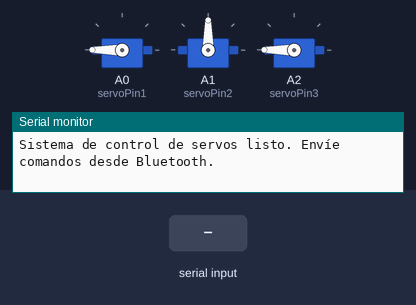
Recording of a sketch running on a simulated Arduino Uno, built with avr-gcc and run on an emulated ATmega328P. On the bench: 3 × servo, the last lines printed to the serial monitor. The inputs (shaded band) are chosen by the test bench.

Above: at 1.2 s.
1.3 s: "U" received over the second serial link
At 2.4 s:
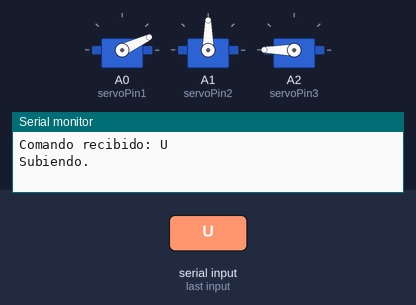
2.8 s: "T" received over the second serial link
At 3.9 s:
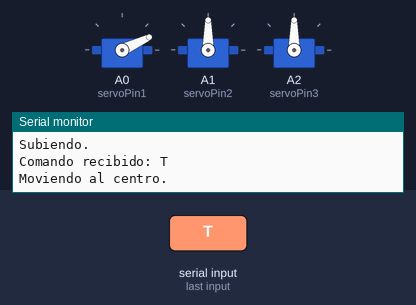
4.3 s: "D" received over the second serial link
At 4.6 s:
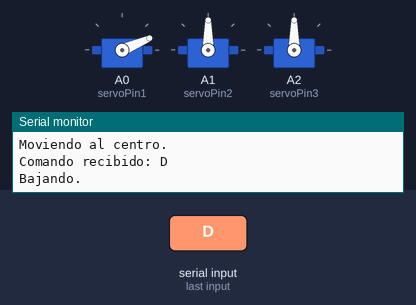
5.8 s: "O" received over the second serial link
At 7.0 s:
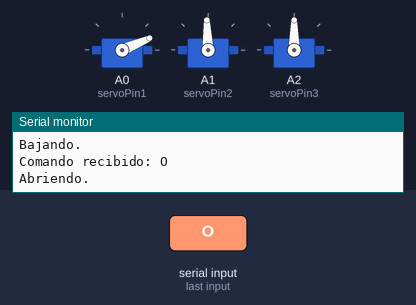
Timing chart, 0 to 8.3 s (numbered marks = the images above; inputs shaded):
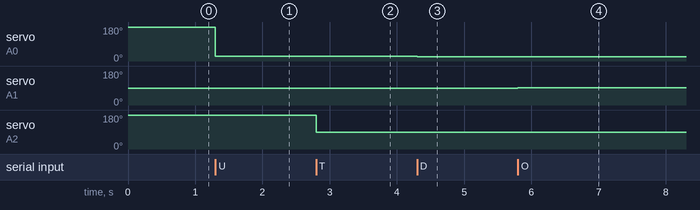

Measured:
- after the input at 1.3 s, servo on A0 (servoPin1): 180° → 25° at once
- after the input at 2.8 s, servo on A2 (servoPin3): 180° → 90° at once
- after the input at 4.3 s, servo on A0 (servoPin1): 25° → 23° at once
- after the input at 5.8 s, servo on A1 (servoPin2): 90° → 92° at once

The sketch:

servos.ino
```cpp
#include <SoftwareSerial.h>
#include <Servo.h>

// Configuración del módulo Bluetooth en los pines D2 (RX) y D3 (TX)
SoftwareSerial bluetooth(2, 3);

// Pines para los servos
const int servoPin1 = A0; // Subir y bajar
const int servoPin2 = A1; // Abrir y cerrar
const int servoPin3 = A2; // Izquierda, centro, derecha

// Variables de ángulos de los servos
int servo1Position = 180;  // Posición inicial (subir y bajar), rango: 10-25
int servo2Position = 90;  // Posición inicial (abrir y cerrar), rango: 0-105
int servo3Position = 180; // Posición inicial (izquierda, centro, derecha), rango: 0-180

// Objetos servo
Servo servo1;
Servo servo2;
Servo servo3;

void setup() {
  // Inicializar Bluetooth y Monitor Serial
  bluetooth.begin(9600);
  Serial.begin(9600);

  // Configurar servos
  servo1.attach(servoPin1);
  servo2.attach(servoPin2);
  servo3.attach(servoPin3);

  // Establecer posiciones iniciales
  servo1.write(servo1Position);
  servo2.write(servo2Position);
  servo3.write(servo3Position);

  // Mensajes iniciales
  Serial.println("Sistema de control de servos listo. Envíe comandos desde Bluetooth.");
  bluetooth.println("Conexión establecida. Use comandos para controlar los servos.");
}

void loop() {
  if (bluetooth.available()) {
    char command = bluetooth.read(); // Leer comando recibido
    Serial.print("Comando recibido: ");
    Serial.println(command);

    // Procesar el comando recibido y actualizar las posiciones
    switch (command) {
      case 'U': // Subir
        moveServo(servo1, servo1Position, 2, 10, 25, "Subiendo.");
        break;
      case 'D': // Bajar
        moveServo(servo1, servo1Position, -2, 10, 25, "Bajando.");
        break;
      case 'O': // Abrir
        moveServo(servo2, servo2Position, 2, 0, 105, "Abriendo.");
        break;
      case 'C': // Cerrar
        moveServo(servo2, servo2Position, -2, 0, 105, "Cerrando.");
        break;
      case 'I': // Izquierda
        moveServo(servo3, servo3Position, 2, 0, 180, "Moviendo a la izquierda.");
        break;
      case 'T': // Centro
        moveServoTo(servo3, servo3Position, 90, 0, 180, "Moviendo al centro.");
        break;
      case 'E': // Derecha
        moveServo(servo3, servo3Position, -2, 0, 180, "Moviendo a la derecha.");
        break;
      default:
        Serial.println("Comando no reconocido.");
        bluetooth.println("Comando no reconocido.");
        break;
    }
  }
}

// Función para mover el servo incrementando o disminuyendo su posición
void moveServo(Servo &servo, int &position, int delta, int minLimit, int maxLimit, const char *message) {
  // Calcular la nueva posición y restringirla dentro de los límites
  int newPosition = constrain(position + delta, minLimit, maxLimit);

  // Mover el servo a la nueva posición
  servo.write(newPosition);

  // Actualizar la posición guardada
  position = newPosition;

  // Imprimir mensaje
  Serial.println(message);
  bluetooth.println(message);
}

// Función para mover el servo directamente a una posición específica
void moveServoTo(Servo &servo, int &position, int targetPosition, int minLimit, int maxLimit, const char *message) {
  // Asegurar que la posición objetivo está dentro de los límites
  targetPosition = constrain(targetPosition, minLimit, maxLimit);

  // Mover el servo a la posición objetivo
  servo.write(targetPosition);

  // Actualizar la posición guardada
  position = targetPosition;

  // Imprimir mensaje
  Serial.println(message);
  bluetooth.println(message);
}
```
